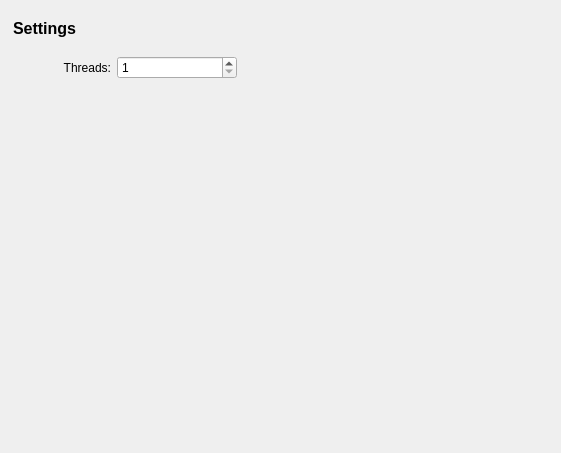
<?xml version="1.0" encoding="UTF-8"?>
<ui version="4.0">
 <class>SettingsWidget</class>
 <widget class="QWidget" name="SettingsWidget">
  <property name="geometry">
   <rect>
    <x>0</x>
    <y>0</y>
    <width>561</width>
    <height>453</height>
   </rect>
  </property>
  <property name="windowTitle">
   <string>Form</string>
  </property>
  <layout class="QGridLayout" name="gridLayout_2">
   <item row="2" column="0">
    <spacer name="verticalSpacer">
     <property name="orientation">
      <enum>Qt::Vertical</enum>
     </property>
     <property name="sizeHint" stdset="0">
      <size>
       <width>20</width>
       <height>40</height>
      </size>
     </property>
    </spacer>
   </item>
   <item row="1" column="0">
    <layout class="QGridLayout" name="gridLayout">
     <item row="0" column="0">
      <widget class="QLabel" name="label_2">
       <property name="minimumSize">
        <size>
         <width>100</width>
         <height>0</height>
        </size>
       </property>
       <property name="maximumSize">
        <size>
         <width>120</width>
         <height>16777215</height>
        </size>
       </property>
       <property name="text">
        <string>Threads:</string>
       </property>
       <property name="alignment">
        <set>Qt::AlignRight|Qt::AlignTrailing|Qt::AlignVCenter</set>
       </property>
       <property name="margin">
        <number>5</number>
       </property>
      </widget>
     </item>
     <item row="0" column="1">
      <widget class="QSpinBox" name="threads">
       <property name="minimumSize">
        <size>
         <width>120</width>
         <height>0</height>
        </size>
       </property>
       <property name="maximumSize">
        <size>
         <width>120</width>
         <height>16777215</height>
        </size>
       </property>
       <property name="minimum">
        <number>1</number>
       </property>
      </widget>
     </item>
    </layout>
   </item>
   <item row="1" column="1">
    <spacer name="horizontalSpacer">
     <property name="orientation">
      <enum>Qt::Horizontal</enum>
     </property>
     <property name="sizeHint" stdset="0">
      <size>
       <width>40</width>
       <height>20</height>
      </size>
     </property>
    </spacer>
   </item>
   <item row="0" column="0" colspan="2">
    <layout class="QHBoxLayout" name="horizontalLayout">
     <property name="topMargin">
      <number>8</number>
     </property>
     <property name="bottomMargin">
      <number>12</number>
     </property>
     <item>
      <widget class="QLabel" name="label">
       <property name="sizePolicy">
        <sizepolicy hsizetype="Preferred" vsizetype="Fixed">
         <horstretch>0</horstretch>
         <verstretch>0</verstretch>
        </sizepolicy>
       </property>
       <property name="font">
        <font>
         <pointsize>12</pointsize>
         <weight>75</weight>
         <bold>true</bold>
        </font>
       </property>
       <property name="text">
        <string>Settings</string>
       </property>
       <property name="indent">
        <number>2</number>
       </property>
      </widget>
     </item>
    </layout>
   </item>
  </layout>
 </widget>
 <resources/>
 <connections/>
</ui>
